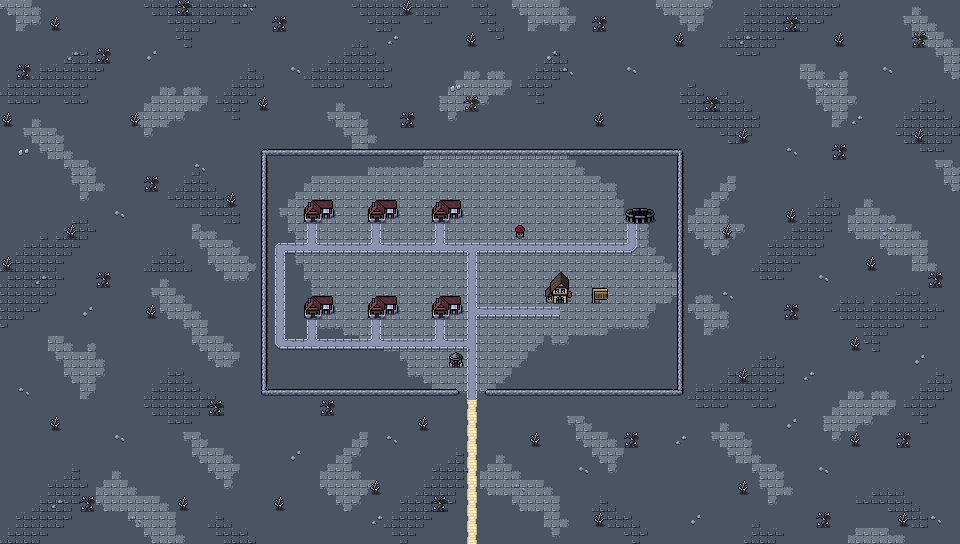

Tiled map render using the project's own tile images. Description and the map definition, with tile-layer contents summarised, below:
An orthogonal 60x34 tile map with 16x16 px tiles, 5 tile layers (Collision, Background, Ground, Clutter, ...), 2 tilesets and 8 objects.

<map version="1.5" tiledversion="1.7.2" orientation="orthogonal" renderorder="right-down" width="60" height="34" tilewidth="16" tileheight="16" infinite="0" nextlayerid="7" nextobjectid="76">
 <editorsettings>
  <export target="wastetown..tmx" format="tmx" />
 </editorsettings>
 <tileset firstgid="1" source="../tileset/main.tsx" />
 <tileset firstgid="3477" source="../tileset/buildings.tsx" />
 <layer id="6" name="Collision" width="60" height="34">
  <data>[2040 cells, 19 non-empty, 10 distinct tile ids]</data>
 </layer>
 <layer id="1" name="Background" width="60" height="34">
  <data>[2040 cells, 2040 non-empty, 2 distinct tile ids]</data>
 </layer>
 <layer id="2" name="Ground" width="60" height="34">
  <data>[2040 cells, 824 non-empty, 31 distinct tile ids]</data>
 </layer>
 <layer id="3" name="Clutter" width="60" height="34">
  <properties>
   <property name="spriteLayer" type="bool" value="true" />
  </properties>
  <data>[2040 cells, 260 non-empty, 34 distinct tile ids]</data>
 </layer>
 <layer id="5" name="Roofs" width="60" height="34">
  <data>[2040 cells, 14 non-empty, 4 distinct tile ids]</data>
 </layer>
 <objectgroup id="4" name="Objects">
  <object id="38" template="../obj/entry_up.tx" x="463.996" y="404.737" />
  <object id="41" template="../obj/shop.tx" x="304.333" y="223.667" />
  <object id="42" template="../obj/shop.tx" x="368.333" y="223.667" />
  <object id="43" template="../obj/shop.tx" x="433" y="224.333" />
  <object id="44" template="../obj/shop.tx" x="304.333" y="320.333" />
  <object id="45" template="../obj/shop.tx" x="368.667" y="321.667" />
  <object id="46" template="../obj/shop.tx" x="432.333" y="321" />
  <object id="47" template="../obj/inn.tx" x="550.667" y="304.333" />
 </objectgroup>
</map>
